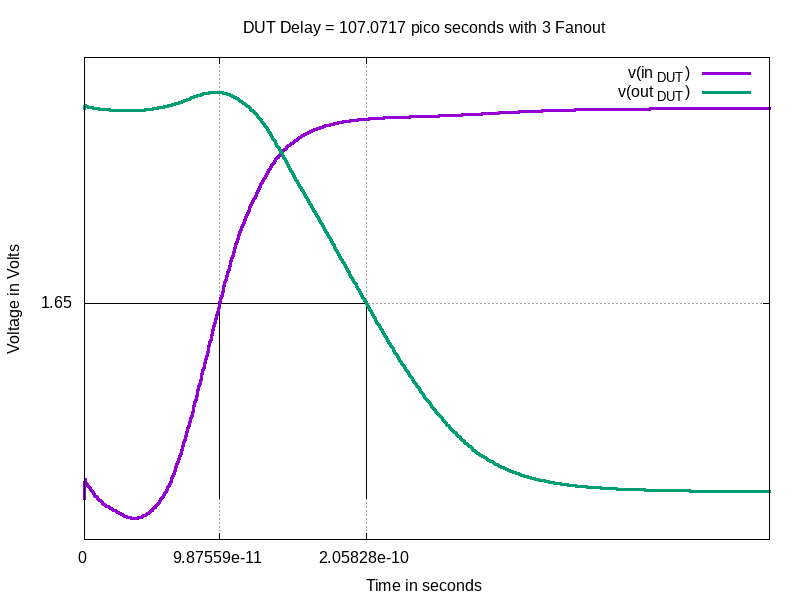

Write gnuplot code to recreate this figure.
set terminal X11 noenhanced
set title "DUT Delay = 107.0717 pico seconds with 3 Fanout"
set xlabel "Time in seconds"
set ylabel "Voltage in Volts"
set grid
unset logscale x 
targ=  2.058276e-10 
trig=  9.875589e-11

set xrange [0.000000e+00:0.5000000e-9]
unset logscale y 
set yrange [-3.436647e-01:3.732676e+00]
set xtics 1
#set x2tics 1
#set ytics 1.65
#set y2tics 1
 
set arrow from targ,0 to targ,1.65 nohead
set arrow from trig,0 to trig,1.65 nohead
set arrow from 0,1.65 to targ,1.65 nohead
set arrow from 0,1.65 to trig,1.65 nohead

set xtics add (targ)
set xtics add (trig)
set ytics (1.65)

set format y "%g"
set format x "%g"
plot 'delay.data' using 1:2 with lines lw 3 title "v(in_{DUT})",\
'delay.data' using 3:4 with lines lw 3 title "v(out_{DUT})"
set terminal push
set term png size 800,600 
set output "delay.png"
replot
set term pop
replot
